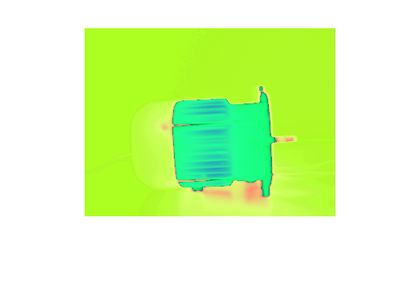
%> input picture 291_hsi.bmp, 420 x 290 px, shrunk from 536 x 370 before the run
$ octave Sobel.m   (GNU Octave 9; MATLAB toolbox functions it lacks are replaced by stand-ins)
%> lines starting %> are read from the running program, lines starting %| are printed output that depends on the picture; in (x1, y1, x2, y2) boxes, pixels count from 0 and x2, y2 are one past the last pixel; in counts of white or black regions, pixels touching at a corner belong together; the program's own positions count from 1
input_image = imread('291_hsi.bmp');
%> input_image is the input picture: size 290x420x3 uint8; mean R, G, B 216.2, 252.2, 181.5
input_image = uint8(input_image);
figure, imshow(input_image); title('Input Image');

% Converting the HSI image to the grayscale image
input_image = rgb2gray(input_image);
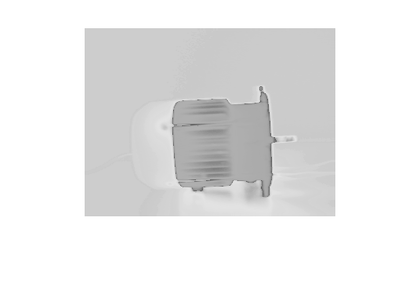
%> input_image: size 290x420 uint8; min 93, max 255, mean 233.4

% Convert the image to double
input_image = double(input_image);
%> input_image: size 290x420 double
filtered_image = zeros(size(input_image));

% Sobel Operator Mask
Mx = [-1 0 1; -2 0 2; -1 0 1];
My = [-1 -2 -1; 0 0 0; 1 2 1];


for i = 1:size(input_image, 1) - 2
	for j = 1:size(input_image, 2) - 2
		Gx = sum(sum(Mx.*input_image(i:i+2, j:j+2)));
		Gy = sum(sum(My.*input_image(i:i+2, j:j+2)));
		filtered_image(i+1, j+1) = sqrt(Gx.^2 + Gy.^2);
	end
end
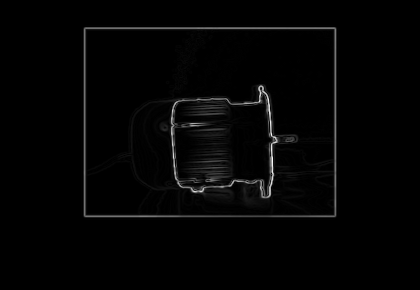
%> filtered_image: size 290x420 double; min 0, max 485, mean 8; drawn with min black and max white


filtered_image = uint8(filtered_image);
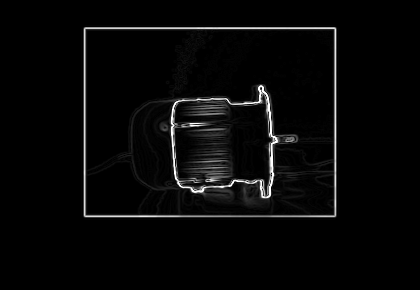
%> filtered_image: size 290x420 uint8; min 0, max 255, mean 7.7
%figure, imshow(filtered_image); title('Filtered Image');

% Define a threshold value
thresholdValue = 100;
output_image = max(filtered_image, thresholdValue);
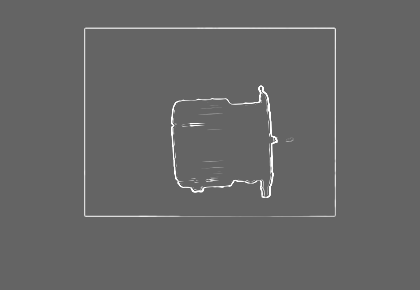
%> output_image: size 290x420 uint8; min 100, max 255, mean 102
output_image(output_image == round(thresholdValue)) = 0;
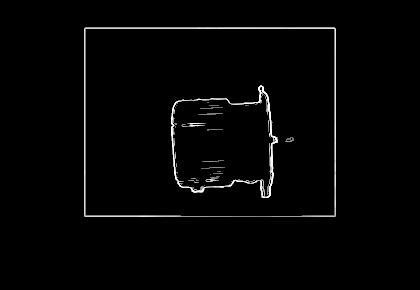
%> output_image: size 290x420 uint8; min 0, max 255, mean 4.5

% Displaying Output Image
output_image = im2bw(output_image);
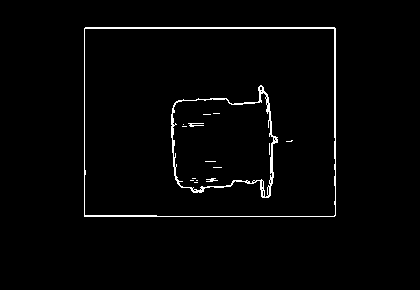
%> output_image: size 290x420 logical; 2% white in thin lines or dots, all inside (x1, y1, x2, y2) = (84, 27, 336, 217)
figure, imshow(output_image); title('Edge Detected Image');

img=output_image;
img=double(img(:));
ima=max(img(:));
%> ima = 1
imi=min(img(:));
%> imi = 0
mse=std(img(:));
%> mse = 0.14
snr=20*log10((ima-imi)./mse);
%> snr = 17.09

% Measure Peak SNR and MSE
fprintf('\n The MSE value is %0.4f ', mse);
%|  The MSE value is 0.1398
